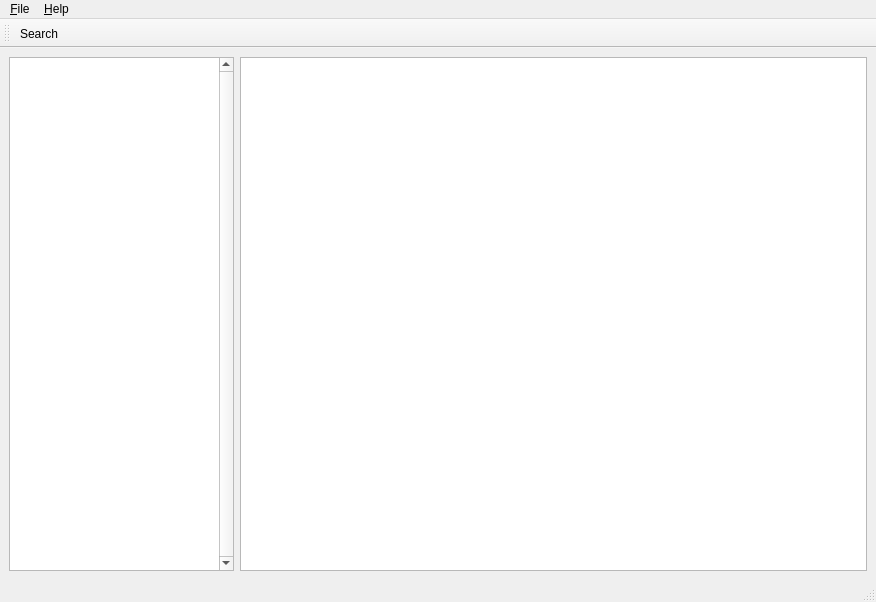
<?xml version="1.0" encoding="UTF-8"?>
<ui version="4.0">
 <class>MainWindow</class>
 <widget class="QMainWindow" name="MainWindow">
  <property name="geometry">
   <rect>
    <x>0</x>
    <y>0</y>
    <width>876</width>
    <height>602</height>
   </rect>
  </property>
  <property name="windowTitle">
   <string>fb-archive-browser</string>
  </property>
  <widget class="QWidget" name="centralwidget">
   <layout class="QVBoxLayout" name="verticalLayout">
    <item>
     <layout class="QGridLayout" name="gridLayout" columnstretch="0,0">
      <item row="0" column="1">
       <widget class="QListView" name="messagesList">
        <property name="minimumSize">
         <size>
          <width>350</width>
          <height>0</height>
         </size>
        </property>
       </widget>
      </item>
      <item row="0" column="0">
       <widget class="QListWidget" name="conversationsList">
        <property name="minimumSize">
         <size>
          <width>175</width>
          <height>0</height>
         </size>
        </property>
        <property name="maximumSize">
         <size>
          <width>225</width>
          <height>16777215</height>
         </size>
        </property>
        <property name="verticalScrollBarPolicy">
         <enum>Qt::ScrollBarAlwaysOn</enum>
        </property>
       </widget>
      </item>
     </layout>
    </item>
   </layout>
  </widget>
  <widget class="QMenuBar" name="menubar">
   <property name="geometry">
    <rect>
     <x>0</x>
     <y>0</y>
     <width>876</width>
     <height>20</height>
    </rect>
   </property>
   <widget class="QMenu" name="menuPlaceholder">
    <property name="title">
     <string>&amp;File</string>
    </property>
    <addaction name="actionExit"/>
   </widget>
   <widget class="QMenu" name="menuHelp">
    <property name="title">
     <string>&amp;Help</string>
    </property>
    <addaction name="actionAbout"/>
   </widget>
   <addaction name="menuPlaceholder"/>
   <addaction name="menuHelp"/>
  </widget>
  <widget class="QStatusBar" name="statusbar"/>
  <widget class="QToolBar" name="toolBar">
   <property name="windowTitle">
    <string>toolBar</string>
   </property>
   <attribute name="toolBarArea">
    <enum>TopToolBarArea</enum>
   </attribute>
   <attribute name="toolBarBreak">
    <bool>false</bool>
   </attribute>
   <addaction name="actionSearch"/>
  </widget>
  <action name="actionSearch">
   <property name="text">
    <string>Search</string>
   </property>
   <property name="shortcut">
    <string>Ctrl+S</string>
   </property>
  </action>
  <action name="actionAbout">
   <property name="text">
    <string>&amp;About</string>
   </property>
  </action>
  <action name="actionExit">
   <property name="text">
    <string>&amp;Exit</string>
   </property>
  </action>
 </widget>
 <resources/>
 <connections/>
</ui>
